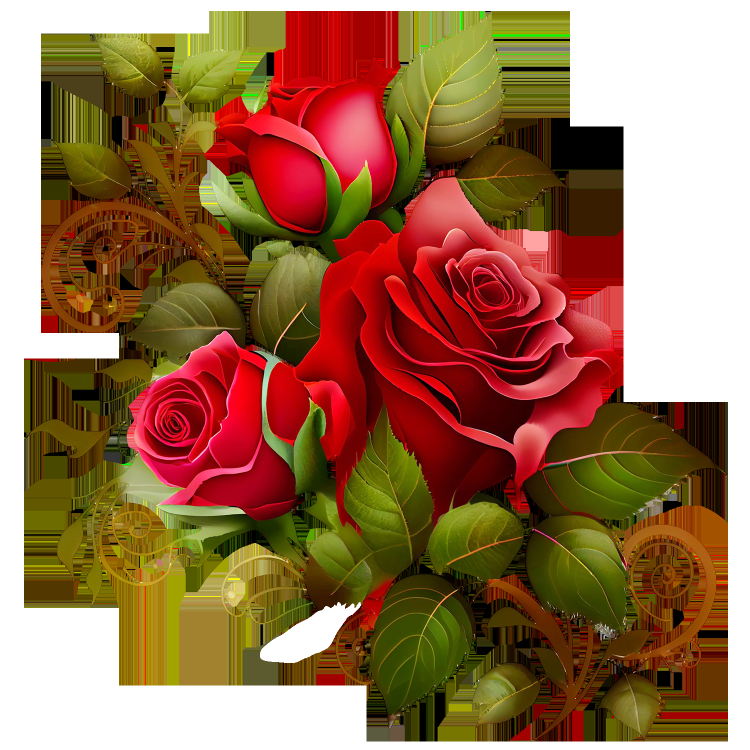
%> input picture 01_color_space_and_histogram/input/image.png, 1500 x 1500 px (shown at 1/2 size)
$ octave main.m   (GNU Octave 9; MATLAB toolbox functions it lacks are replaced by stand-ins)
%> lines starting %> are read from the running program, lines starting %| are printed output that depends on the picture
% =========================================================================
% 01 — Color Space + Histogram Processing (DIP)
% - RGB & HSV channel visualization
% - Resize (2x) + center crop back to original size
% - Grayscale conversion + histogram
% - Histogram matching (input gray matched to reference gray distribution)
%
% Input:
%   input/image.png
% Output:
%   output/*.png
% =========================================================================

clear; clc; close all;

%% Paths
inDir  = fullfile("input");
outDir = fullfile("output");
if ~exist(outDir, "dir"); mkdir(outDir); end

imgPath = fullfile(inDir, "image.png");
assert(exist(imgPath, "file") == 2, "Missing input image: %s", imgPath);

%% Read image
img = imread(imgPath);
%> img is the input picture: size 1500x1500x3 uint8; mean R, G, B 151.4, 109.9, 76.5
assert(size(img,3) == 3, "Expected an RGB image.");

imwrite(img, fullfile(outDir, "01_original.png"));

%% RGB channels
[RC, GC, BC] = imsplit(img);
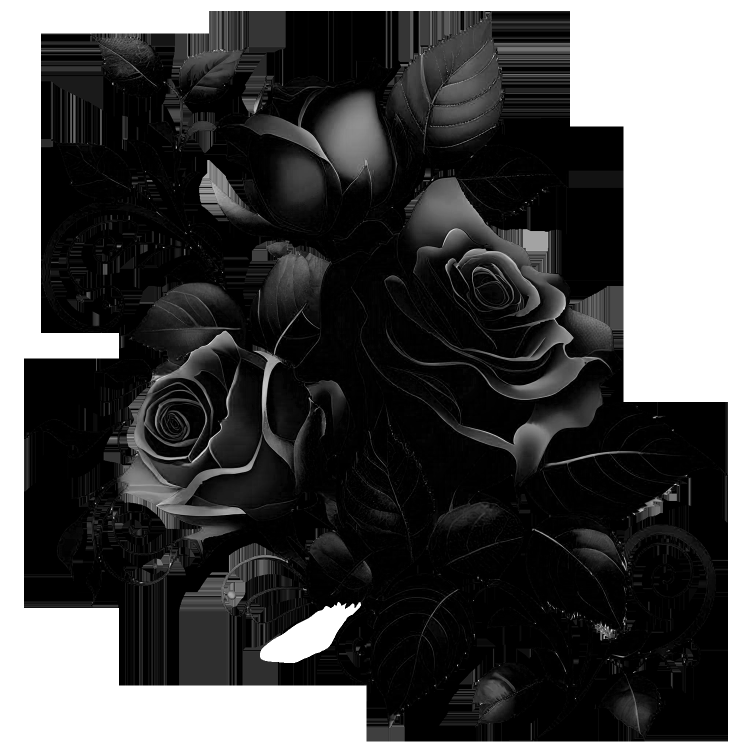
%> BC: size 1500x1500 uint8 (shown at 1/2 size); min 0, max 255, mean 76.5
fig = figure("Visible","off");
montage({RC, GC, BC}, "BackgroundColor","w", "BorderSize", 20, "Size", [1 3]);
title("RGB Channels (R | G | B)");
exportgraphics(fig, fullfile(outDir, "02_rgb_channels.png"));
close(fig);

%% HSV channels
hsvImg = rgb2hsv(img);
%> hsvImg: size 1500x1500x3 double; mean H, S, V 0.204, 0.656, 0.603
[HC, SC, VC] = imsplit(hsvImg);
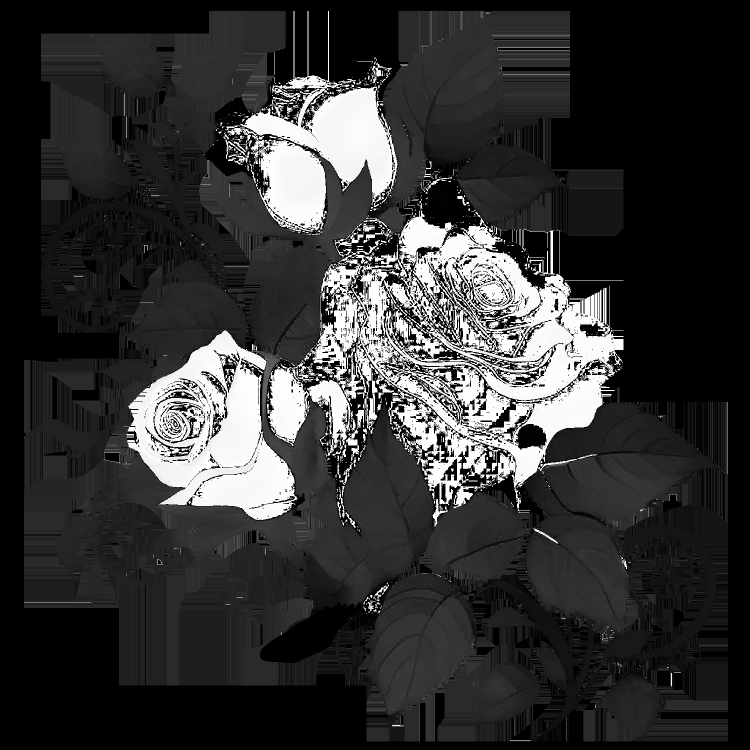
%> HC: size 1500x1500 double (shown at 1/2 size); min 0, max 0.999, mean 0.204
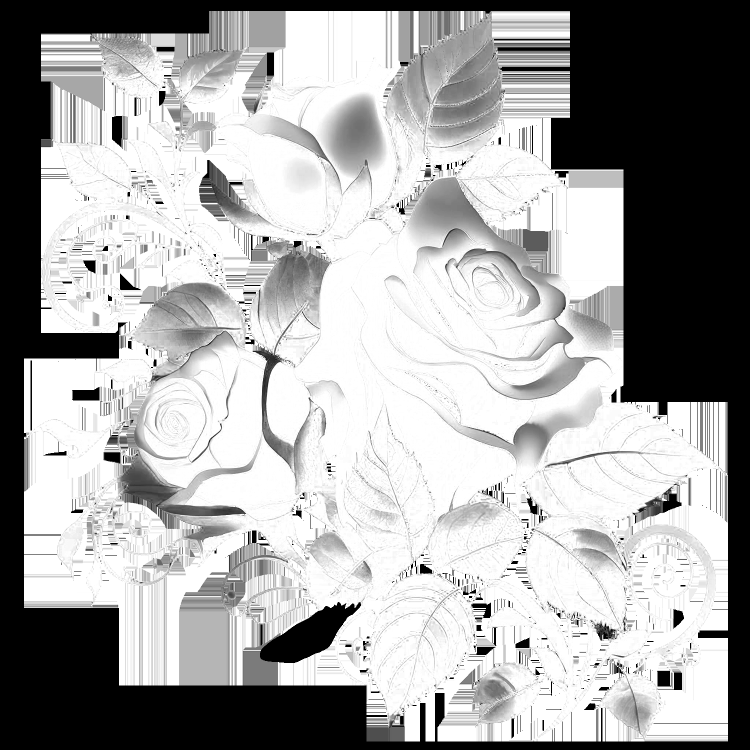
%> SC: size 1500x1500 double (shown at 1/2 size); min 0, max 1, mean 0.656

fig = figure("Visible","off");
montage({HC, SC, VC}, "BackgroundColor","w", "BorderSize", 20, "Size", [1 3]);
title("HSV Channels (H | S | V)");
exportgraphics(fig, fullfile(outDir, "03_hsv_channels.png"));
close(fig);

%% Resize 2x and center crop back to original size
scaleFactor = 2;
enlargedImage = imresize(img, scaleFactor);

origH = size(img,1);
%> origH = 1500
origW = size(img,2);
%> origW = 1500

startX = floor((size(enlargedImage,2) - origW)/2) + 1;
%> startX = 751
startY = floor((size(enlargedImage,1) - origH)/2) + 1;
%> startY = 751
cropRect = [startX, startY, origW-1, origH-1];
%> cropRect = [751 751 1499 1499]

croppedImage = imcrop(enlargedImage, cropRect);
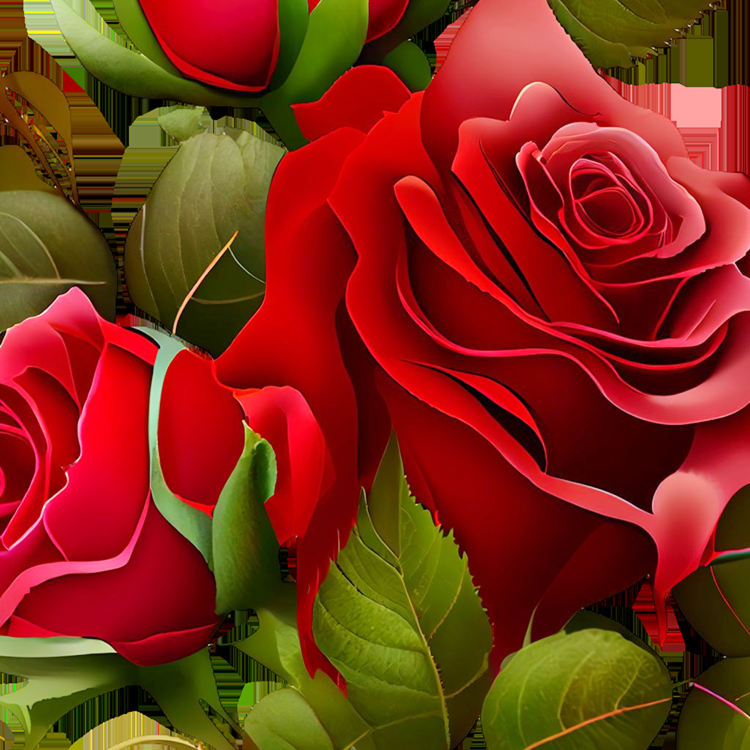
%> croppedImage: size 1500x1500x3 uint8 (shown at 1/2 size); mean R, G, B 128.4, 45.3, 21.3

imwrite(enlargedImage, fullfile(outDir, "04_enlarged_2x.png"));
imwrite(croppedImage,  fullfile(outDir, "05_center_cropped.png"));

fig = figure("Visible","off");
montage({enlargedImage, croppedImage}, "BackgroundColor","w", "BorderSize", 20, "Size", [1 2]);
title("Resized (2x) vs Center-Cropped to Original Size");
exportgraphics(fig, fullfile(outDir, "06_resize_crop_comparison.png"));
close(fig);

%% Grayscale + histogram
grayImg = rgb2gray(img);
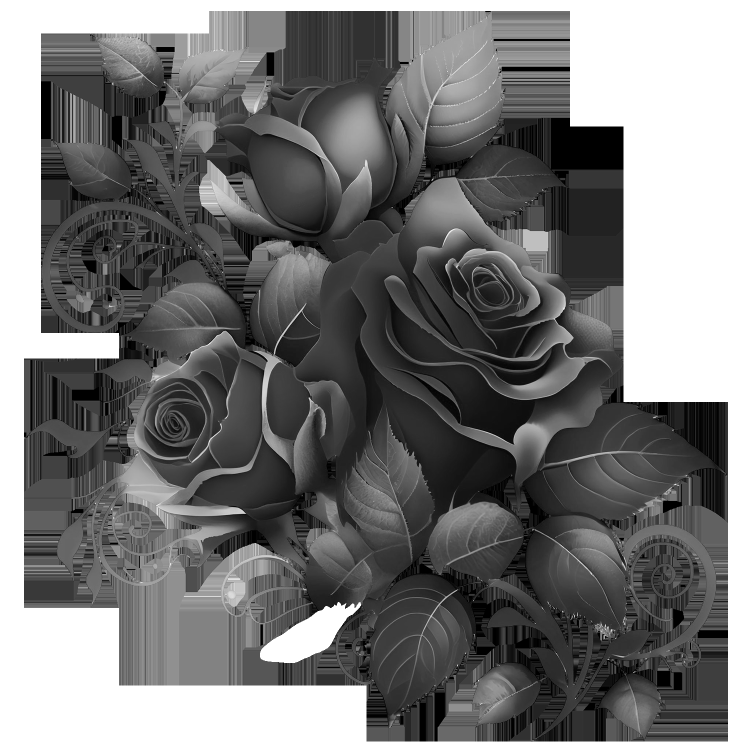
%> grayImg: size 1500x1500 uint8 (shown at 1/2 size); min 0, max 255, mean 118.5
imwrite(grayImg, fullfile(outDir, "07_grayscale.png"));

fig = figure("Visible","off");
imshow(grayImg);
title("Grayscale Image");
exportgraphics(fig, fullfile(outDir, "08_grayscale_view.png"));
close(fig);

fig = figure("Visible","off");
imhist(grayImg);
title("Histogram of Grayscale Image");
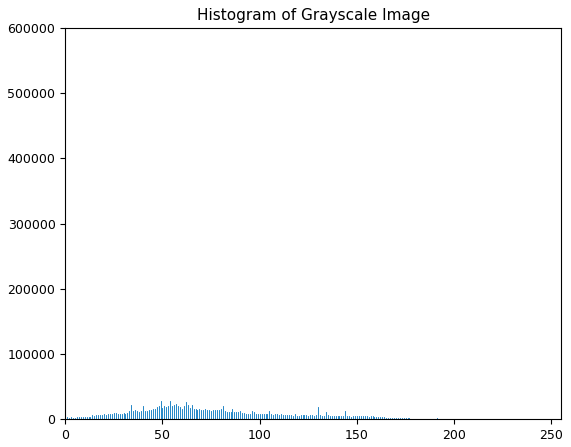
%> figure redrawn from the program's plot data; highest point at x = 255, y = 545158
exportgraphics(fig, fullfile(outDir, "09_grayscale_histogram.png"));
close(fig);

%% Histogram matching (same-image reference, per your original code)
matchedImg = histogramMatching(grayImg, img);
%> in histogramMatching, `targetHist = imhist(referenceImage);`: targetHist = 256 values, max 545158 at index 256, min 4 at index 249, mean 8789.1
imwrite(matchedImg, fullfile(outDir, "10_histogram_matched.png"));

fig = figure("Visible","off");
montage({grayImg, matchedImg}, "BackgroundColor","w", "BorderSize", 20, "Size", [1 2]);
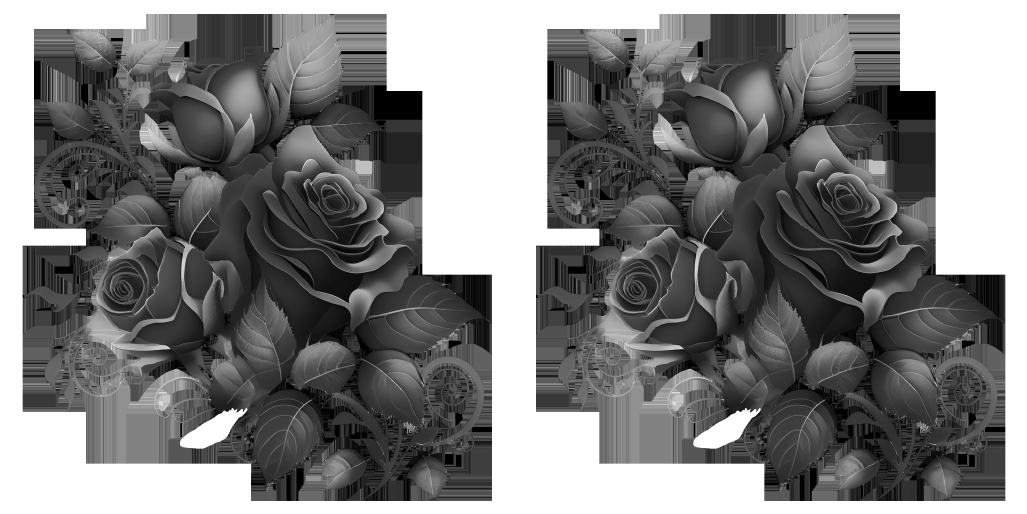
%> displayed picture: size 1540x3080, on the screen's scale of 0 to 255 (shown at 1/3 size); min 0, max 255, mean 125.5
title("Before vs Histogram Matched");
exportgraphics(fig, fullfile(outDir, "11_histogram_matching_comparison.png"));
close(fig);

disp("Done. Outputs saved to: " + outDir);

%% ----------------------- Local Function -----------------------
function matchingImage = histogramMatching(inputImage, referenceImage)
    % Convert to grayscale if needed
    if size(referenceImage,3) == 3
        referenceImage = rgb2gray(referenceImage);
    end
    if size(inputImage,3) == 3
        inputImage = rgb2gray(inputImage);
    end

    % Ensure uint8 for consistent histogram behavior
    if ~isa(inputImage, "uint8");     inputImage = im2uint8(inputImage); end
    if ~isa(referenceImage, "uint8"); referenceImage = im2uint8(referenceImage); end

    % Match histogram
    targetHist = imhist(referenceImage);
    matchingImage = histeq(inputImage, targetHist);
end
